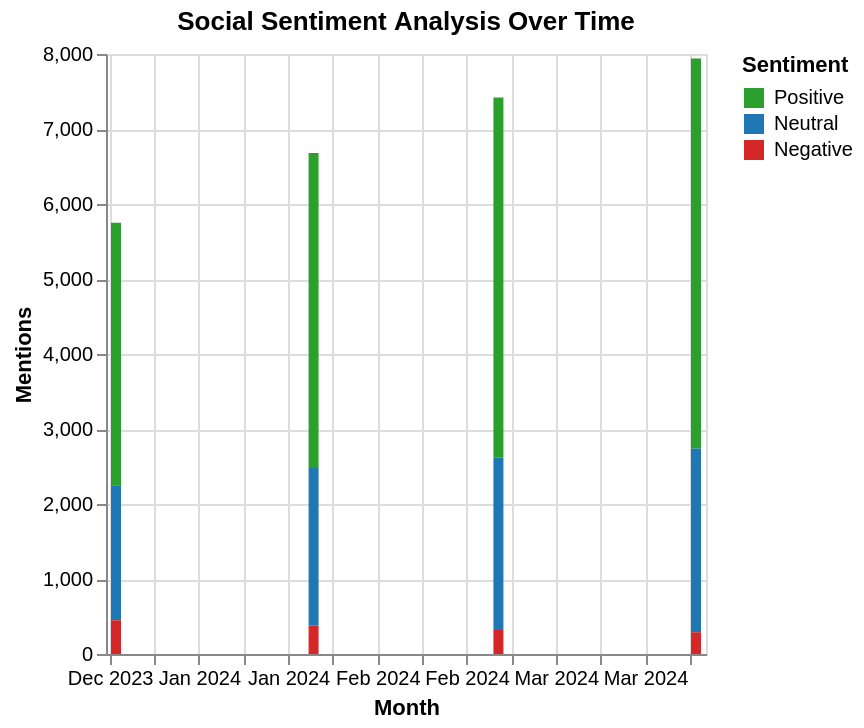

Vega-Lite specification for this chart:
### Vega-Lite specification from a JSON file in a GitHub repository (floating-point values rounded to 4 significant figures)
{"$schema": "https://vega.github.io/schema/vega-lite/v5.json", "description": "Social media sentiment analysis", "data": {"values": [{"date": "2024-01", "sentiment": "Positive", "count": 3500}, {"date": "2024-01", "sentiment": "Neutral", "count": 1800}, {"date": "2024-01", "sentiment": "Negative", "count": 450}, {"date": "2024-02", "sentiment": "Positive", "count": 4200}, {"date": "2024-02", "sentiment": "Neutral", "count": 2100}, {"date": "2024-02", "sentiment": "Negative", "count": 380}, {"date": "2024-03", "sentiment": "Positive", "count": 4800}, {"date": "2024-03", "sentiment": "Neutral", "count": 2300}, {"date": "2024-03", "sentiment": "Negative", "count": 320}, {"date": "2024-04", "sentiment": "Positive", "count": 5200}, {"date": "2024-04", "sentiment": "Neutral", "count": 2450}, {"date": "2024-04", "sentiment": "Negative", "count": 290}]}, "mark": "bar", "encoding": {"x": {"field": "date", "type": "temporal", "axis": {"title": "Month", "format": "%b %Y"}}, "y": {"field": "count", "type": "quantitative", "axis": {"title": "Mentions"}}, "color": {"field": "sentiment", "type": "nominal", "scale": {"domain": ["Positive", "Neutral", "Negative"], "range": ["#2ca02c", "#1f77b4", "#d62728"]}, "legend": {"title": "Sentiment"}}}, "title": "Social Sentiment Analysis Over Time"}
